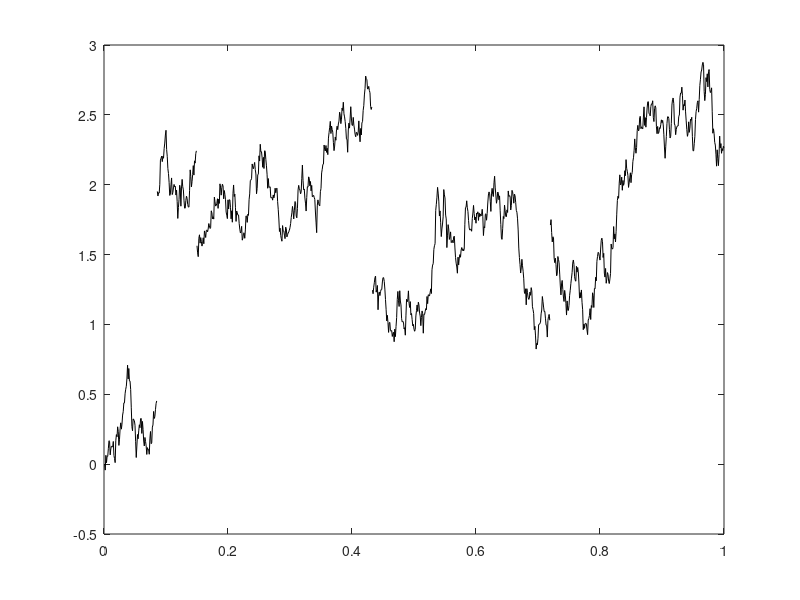

The MATLAB source for this figure:
%jumpdiff.m
T = 1; nsteps = 10^3; h = T/nsteps;
lambda = 7; a = 0; b = 1; %Jump Parameters
gamma = 5;  sigma = 2; %BM Parameters
%Generate BM increments
dX = gamma*h + sigma*sqrt(h)*randn(nsteps,1);
dX(1) = 0;
%Generate Jump Process Part
N = poissrnd(lambda);
jumpidx = zeros(N,1); jumpsize = zeros(N,1);
for i = 1:N
    jumpidx(i) = ceil(rand*T*nsteps);
    jumpsize(i) = a + b*randn;
    dX(jumpidx(i)) = dX(jumpidx(i)) + jumpsize(i);
end
t = h:h:T;
X = cumsum(dX);
if N==0
    plot(t,X,'k-')
else
    jidx=sort(jumpidx);
    plot(t(1:jidx(1)-1),X(1:jidx(1)-1),'k-'),hold on
    for k=2:N
	plot(t(jidx(k-1):jidx(k)-1),X(jidx(k-1):jidx(k)-1),'k-')
    end
    plot(t(jidx(N):nsteps),X(jidx(N):nsteps),'k-'),hold off
end
